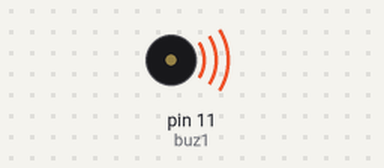
This sketch was run on a simulated Arduino Uno, built with avr-gcc and run on an emulated ATmega328P. Shown: buzzer (waves = sounding).

Above: at 0.1 s.
Timing chart, 0 to 40.0 s (numbered marks = the images above):
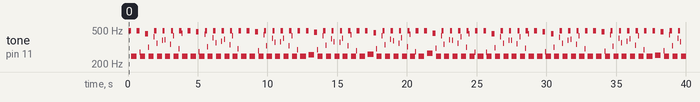

Measured:
- by itself, tone on pin 11 (buz1): plays 493 Hz for 0.20 s, 248 Hz for 0.40 s, 493 Hz for 0.20 s, 274 Hz for 0.04 s, 248 Hz for 0.36 s, 453 Hz for 0.20 s … (226 notes in this stretch)

The sketch:

abuzzertone.ino
```cpp
int buz1=11;
int a=1;
int b=2;
int j;
void setup() {
  pinMode(buz1,INPUT);
}

void loop() {
for (j=1;j<=100;j=j+1){
  analogWrite(buz1,255);
  delay(a);
  analogWrite(buz1,0);
  delay(a);
}
for (j=1;j<=100;j=j+1){
  analogWrite(buz1,255);
  delay(b);
  analogWrite(buz1,0);
  delay(b);
}
}
```
